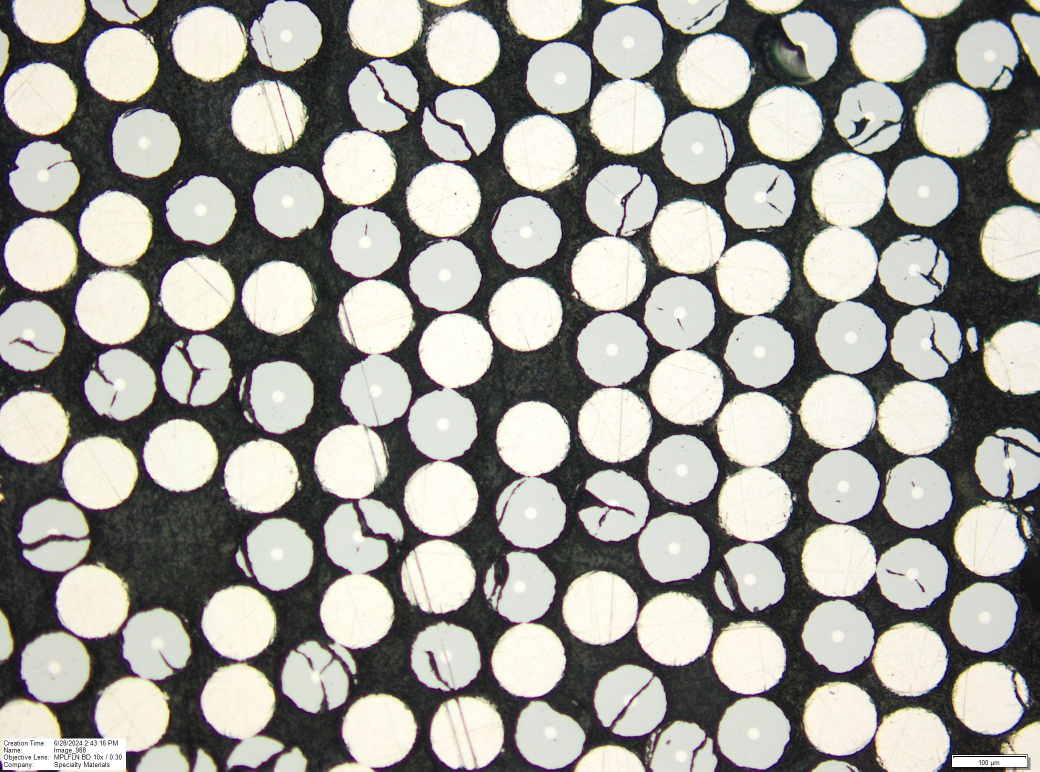
#> input picture Images/HyShield 97B-111W-TC420-17PLY - 10x.jpg, 2080 x 1544 px (shown at 1/2 size); its folder holds only this picture in this run
$ python main.py
#> lines starting #> are read from the running program, lines starting #| are printed output that depends on the picture; after the words box and inside, x2 and y2 are one past the last pixel; in counts of white or black regions, pixels touching at a corner belong together
import cv2
import numpy as np
import os
from sklearn.cluster import KMeans
import matplotlib.pyplot as plt

# loads vision parameters from parameters.txt
def load_parameters(file_path):
#> called with file_path = 'Parameters.txt'
    params = {}
    with open(file_path, 'r') as file:
#> (reads Parameters.txt from the repository)
        for line in file:
            if line.strip() and not line.startswith('//'):
                key, value = line.split('=')
                params[key.strip()] = float(value.strip())
    return params

#uses Kmeans clustering to identify two thresholding values that optimally divide the
# three most common values (boron, carbon, polymer)
def find_thresholds(image, n_clusters=3):
    pixel_values = image.flatten().reshape(-1, 1)
    kmeans = KMeans(n_clusters=n_clusters, random_state=0).fit(pixel_values)
    cluster_centers = np.sort(kmeans.cluster_centers_.flatten())
    thresholds = [(cluster_centers[i] + cluster_centers[i+1]) / 2 for i in range(n_clusters - 1)]
    return thresholds

#identifies the optimal thresholding value for tungsten segmentation (blue channel)
#by identifying the histogram peak
#black pixels are excluded so only tungsten pixels are analyzed
def find_optimal_blue_threshold(image):
    image_rgb = cv2.cvtColor(image, cv2.COLOR_BGR2RGB)
    blue_channel = image_rgb[:, :, 2]

    mask = np.logical_and(image_rgb[:, :, 0] != 0,
            np.logical_and(image_rgb[:, :, 1] != 0,
                            image_rgb[:, :, 2] != 0))

    blue_channel_non_black = blue_channel[mask]
    hist = cv2.calcHist([blue_channel_non_black], [0], None, [256], [0, 256])

    optimal_threshold = np.argmax(hist)
    return optimal_threshold

#main loop for boron carbon polymer detection
# [122 lines left out: functions bcp, mouse_callback, not called in this run]


#main function for boron tungsten polymer mode
#revised runs if corrections have been made
def btp(clicks_array = [[]]):
    global overlay_image
    global revised

    for image_file in image_files:

        if '10x' in image_file:
            min_radius = 65
            max_radius = 80
            min_distance = 110
        elif '20x' in image_file:
            min_radius = 138
            max_radius = 153
            min_distance = 280
        else:
            max_radius = 80
            min_radius = 65

        image_path = os.path.join(images_folder, image_file)
        image = cv2.imread(image_path)
#> image is the input picture: shape (1544, 2080, 3); mean B, G, R 151.4, 157.4, 158.6

        height, width = image.shape[:2]
        cropped_image = image[:int(height * 0.92), :]

        gray = cv2.cvtColor(cropped_image, cv2.COLOR_BGR2GRAY)
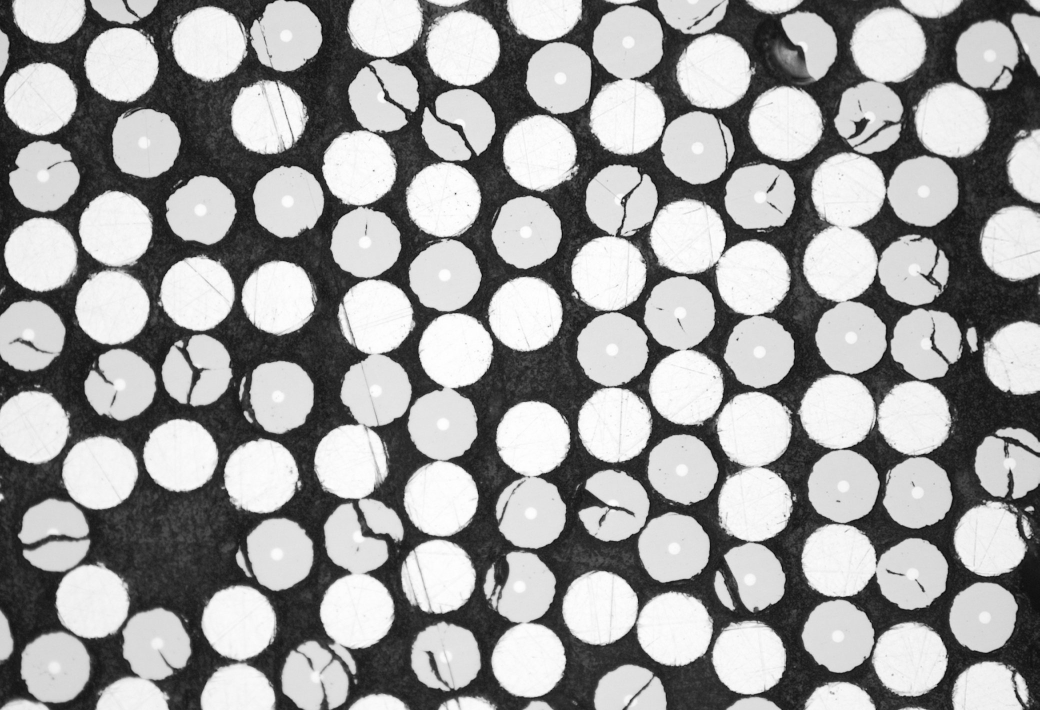
#> gray: shape (1420, 2080) (shown at 1/2 size); min 1, max 255, mean 156.2
        _, boronThreshold = find_thresholds(gray, 3)
#> in find_thresholds, `cluster_centers = np.sort(kmeans.cluster_centers_.flatten())`: cluster_centers = [44.33, 146.8, 232.8]
#> in find_thresholds, `thresholds = [(cluster_centers[i] + cluster_centers[i+1]) / 2 for i in..`: thresholds = [95.59, 189.8]
#> boronThreshold = 189.8
        blurred = cv2.GaussianBlur(gray, (9, 9), 2)

        circles = cv2.HoughCircles(
            blurred,
            cv2.HOUGH_GRADIENT,
            dp=1.0,
            minDist=min_distance,
            param1=40,
            param2=boron_sensitivity,
            minRadius=min_radius,
            maxRadius=max_radius
        )
#> circles = 114 rows, first 8: [242.5, 128.5, 73.7], [394.5, 586.5, 73.6], [81.5, 509.5, 72.6], [750.5, 632.5, 73.5], [1373.5, 774.5, 74.9], [911.5, 699.5, 73.7], [1199.5, 1215.5, 74.8], [1497.5, 1314.5, 73.8]

        filtered_circles = []
        filtered_circles2 = []

        if circles is not None:
            circles = np.uint16(np.around(circles))
#> circles = 114 rows, first 8: [242, 128, 74], [394, 586, 74], [82, 510, 73], [750, 632, 74], [1374, 774, 75], [912, 700, 74], [1200, 1216, 75], [1498, 1314, 74]

            mask_total = np.zeros_like(gray)

            for i in circles[0, :]:
                x, y, r = i[0], i[1], i[2]
                cv2.circle(mask_total, (x, y), r, 255, thickness=-1)
                masked_image = cv2.bitwise_and(cropped_image, cropped_image, mask=mask_total)
#> this loop made 114 passes
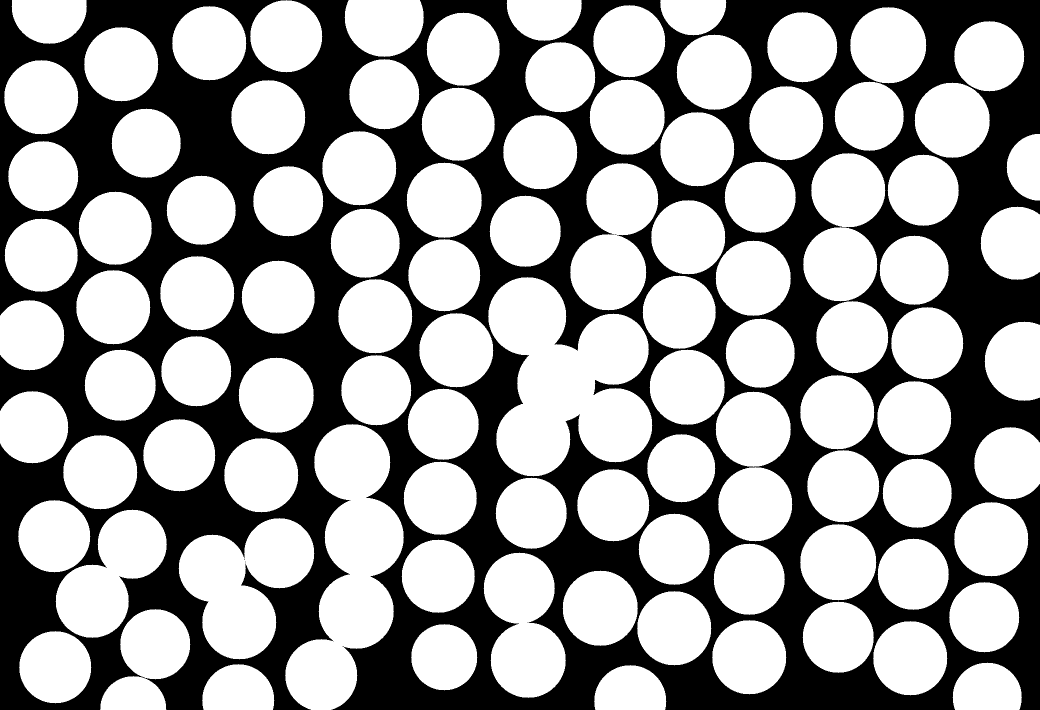
#> mask_total: shape (1420, 2080) (shown at 1/2 size); 61.5% white; 5 black regions (4 under 20 px), largest, box (x1, y1, x2, y2) and area: (0, 0, 2080, 1420) 1138357


            #optimal blue threshold to distinguish between tungsten and boron is
            # deterined with find_optimal_blue_threshold
            blue_thresh = find_optimal_blue_threshold(masked_image)
#> in find_optimal_blue_threshold, `blue_channel = image_rgb[:, :, 2]`:
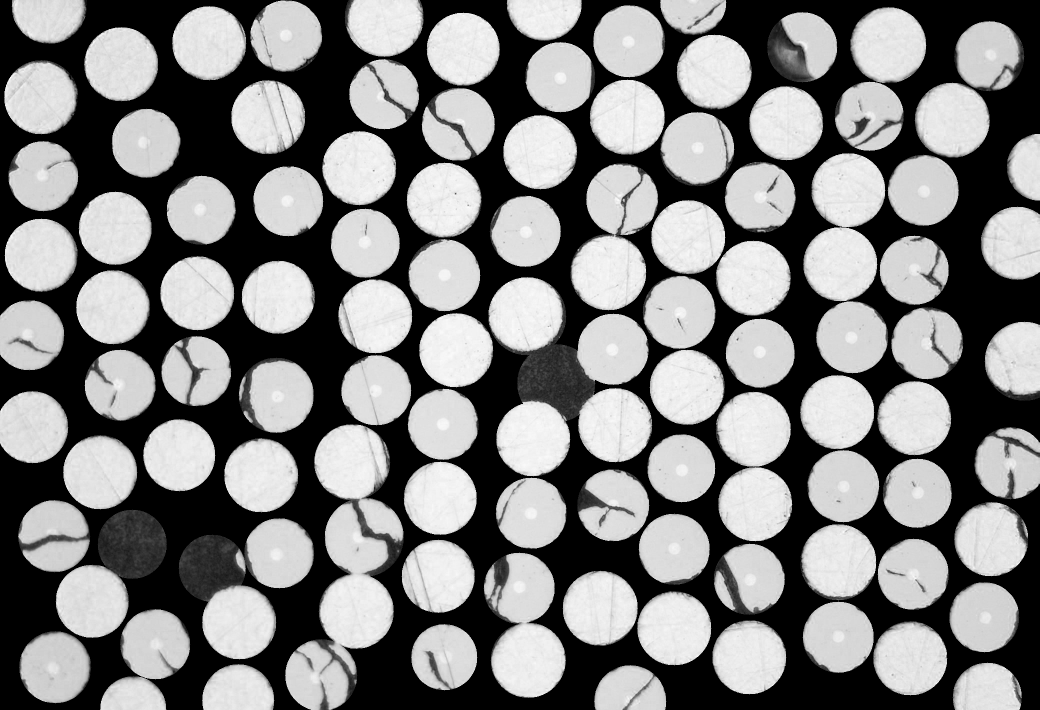
#> blue_channel: shape (1420, 2080) (shown at 1/2 size); min 0, max 255, mean 129.1
#> in find_optimal_blue_threshold, `hist = cv2.calcHist([blue_channel_non_black], [0], None, [256], [0, 25..`: hist = 256 values, max 53132 at index 219, min 0 at index 0, mean 7089.4
#> in find_optimal_blue_threshold, `optimal_threshold = np.argmax(hist)`: optimal_threshold = 219
#> blue_thresh = 219
            print(blue_thresh)
#| 219

            for i in circles[0, :]:
                x, y, r = i[0], i[1], i[2]

                mask = np.zeros_like(gray)
                cv2.circle(mask, (x, y), r, 255, thickness=-1)
                masked_image = cv2.bitwise_and(cropped_image, cropped_image, mask=mask)
                masked_gray = cv2.cvtColor(masked_image, cv2.COLOR_BGR2GRAY)

                avg_brightness = np.mean(masked_gray[masked_gray > 0])

                avg_blue_brightness = np.mean(masked_image[:,:,0][masked_image[:,:,0] > 0])

                #if false negative corrections have been made by the user, circles that contain the
                #correction coordinates will diverted to the correct array (filtered_circles2)
                if revised:
                    in_circle = any((px - x)**2 + (py - y)**2 <= r**2 for px, py in clicks_array)
                else: in_circle = False

                if in_circle:
                    filtered_circles2.append((x, y, r))
                else:

                    # circles with sufficient average brightness but low blue hue (boron) and circles with
                    #sufficient average brightness and high blue hue (tungsten) are categorized from all circles
                    #because manual corrections will be made later, this process tungsten detection is conservative
                    if avg_brightness > boronThreshold - boron_detection_threshold:
                        if avg_blue_brightness > blue_thresh:
                            filtered_circles2.append((x, y, r))
                        else:
                            filtered_circles.append((x, y, r))
#> this loop made 114 passes
#> (x, y, r, avg_brightness, avg_blue_brightness) on passes 1 to 8: (242, 128, 74, 234.8, 218.5), (394, 586, 74, 239.9, 223.9), (82, 510, 73, 235.7, 219.1), (750, 632, 74, 241.8, 229.2), (1374, 774, 75, 240.7, 229.5), (912, 700, 74, 246.8, 236), (1200, 1216, 75, 240.4, 226.2), (1498, 1314, 74, 238.4, 223.8)
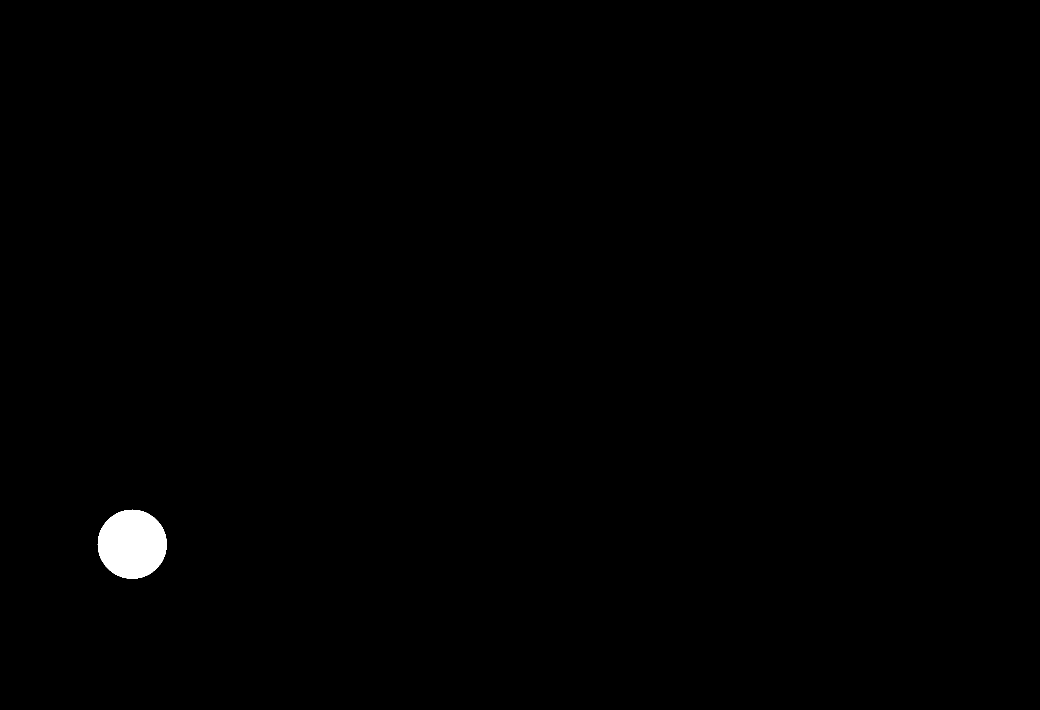
#> mask: shape (1420, 2080) (shown at 1/2 size); 0.51% white; 1 white region, box (x1, y1, x2, y2) and area: (195, 1019, 334, 1158) 14949

        red_filled_image = cropped_image.copy()

        for (x, y, r) in filtered_circles:
            inflated_radius = int(r * radius_inflation)
            cv2.circle(red_filled_image, (x, y), inflated_radius, (0, 0, 255), thickness=-1)
#> this loop made 65 passes
#> (x, y, r) on passes 1 to 8: (242, 128, 74), (576, 402, 70), (1686, 972, 72), (916, 248, 73), (58, 670, 70), (1776, 90, 76), (1820, 1316, 74), (1062, 1026, 71)
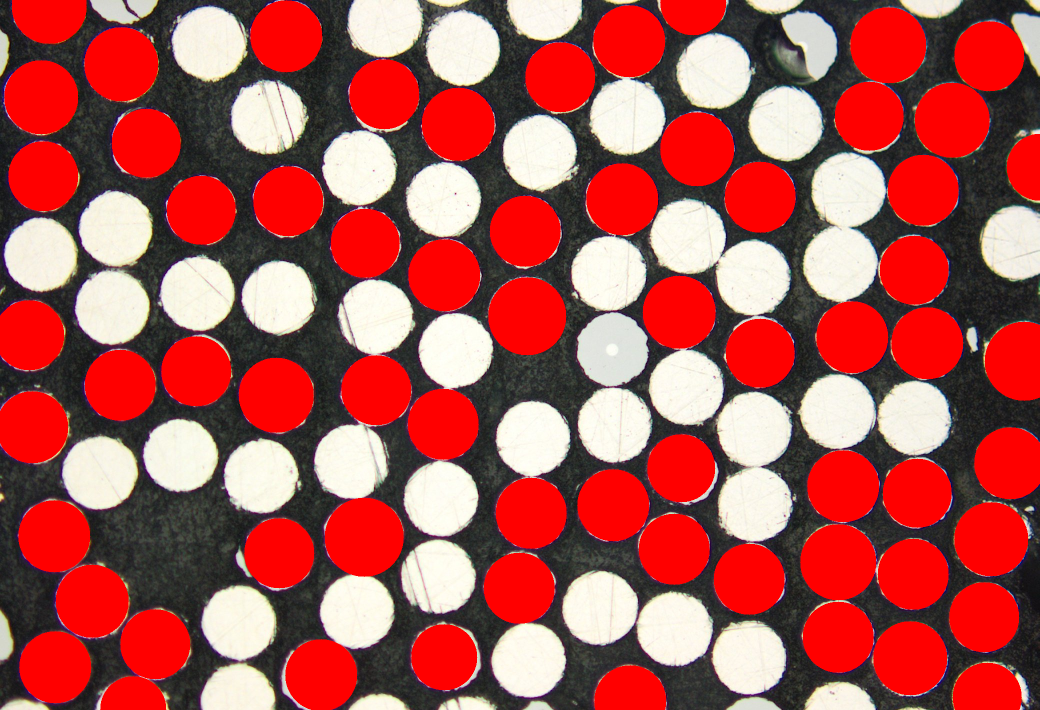
#> red_filled_image: shape (1420, 2080, 3) (shown at 1/2 size); mean B, G, R 80.9, 84.1, 171.7

        for (x, y, r) in filtered_circles2:
            inflated_radius = int(r * radius_inflation)
            cv2.circle(red_filled_image, (x, y), inflated_radius, (0, 255, 0), thickness=-1)
#> this loop made 45 passes

        green_mask = (red_filled_image[:, :, 0] == 0) & (red_filled_image[:, :, 1] == 255) & (red_filled_image[:, :, 2] == 0)
#> green_mask: shape (1420, 2080) bool; 25.6% white; 45 white regions, largest, box (x1, y1, x2, y2) and area: (1140, 468, 1293, 621) 18125, (628, 848, 781, 1001) 18125, (1353, 69, 1504, 220) 17665

        red_filled_copy = red_filled_image.copy()
        red_filled_copy[green_mask] = [0, 0, 0]

        gray_red_filled = cv2.cvtColor(red_filled_copy, cv2.COLOR_BGR2GRAY)
        mask = cv2.inRange(gray_red_filled, boronThreshold-20, 255)
#> mask: shape (1420, 2080); 2.3% white; 1743 white regions (1470 under 20 px), largest, box (x1, y1, x2, y2) and area: (1563, 23, 1673, 161) 8913, (1611, 1364, 1751, 1420) 5903, (2023, 28, 2080, 150) 3934

        if revised:
            #if the image has been corrected, islands are iterated through to determine if they should be ejected
            #every pixel is checked to see if it corresponds with one in the clicks_array (the user has selected it as anomalous)
            #all pixels connected ot the fault are removed
            num_labels, labels, stats, centroids = cv2.connectedComponentsWithStats(mask, connectivity=8)
            green_mask = np.zeros_like(mask, dtype=np.uint8)
            clicks_set = set(tuple(coord) for coord in clicks_array)

            for label in range(1, num_labels):

                island_coords = np.argwhere(labels == label)

                for coord in island_coords:
                    coord_tuple = tuple(coord)
                    coord_tuple = coord_tuple[::-1]

                    if coord_tuple in clicks_set:
                        green_mask[labels == label] = 255
                        mask[labels == label] = 0

        #paint boron in red
        result_image = red_filled_image.copy()
        result_image[mask == 255] = (0, 0, 255)
#> result_image: shape (1420, 2080, 3); mean B, G, R 18.4, 82.9, 110.4

        #revised tungsten in green
        duplicate_image = cropped_image.copy()
        if revised: duplicate_image[green_mask==255] = (0,255,0)

        #new, composite tungsten mask (everywhere where the previous vizualization was green)
        polymerMask = cv2.inRange(gray, 0, 200)
#> polymerMask: shape (1420, 2080); 43.6% white; 263 white regions (233 under 20 px), largest, box (x1, y1, x2, y2) and area: (0, 0, 2080, 1420) 1283919, (1372, 0, 1452, 61) 587, (1532, 349, 1559, 388) 286
        tungstenMask = (red_filled_image[:, :, 0] == 0) & (red_filled_image[:, :, 1] == 255) & (red_filled_image[:, :, 2] == 0)
        tungstenMask = tungstenMask.astype(np.uint8) * 255

        #paint polymer and tungsten in blue and green on new image
        duplicate_image[polymerMask == 255] = (255, 0, 0)
        duplicate_image[tungstenMask == 255] = (0, 255, 0)

        #paint boron on new image
        red_mask = cv2.inRange(result_image, (0, 0, 255), (0, 0, 255))
#> red_mask: shape (1420, 2080); 36.2% white; 1000 white regions (799 under 20 px), largest, box (x1, y1, x2, y2) and area: (1600, 1048, 1898, 1346) 50389, (1669, 14, 1853, 307) 33594, (192, 1217, 381, 1420) 22957
        duplicate_image[red_mask == 255] = (0, 0, 255)

        overlay_image = cv2.addWeighted(cropped_image, 0.8, duplicate_image, 0.2, 0)
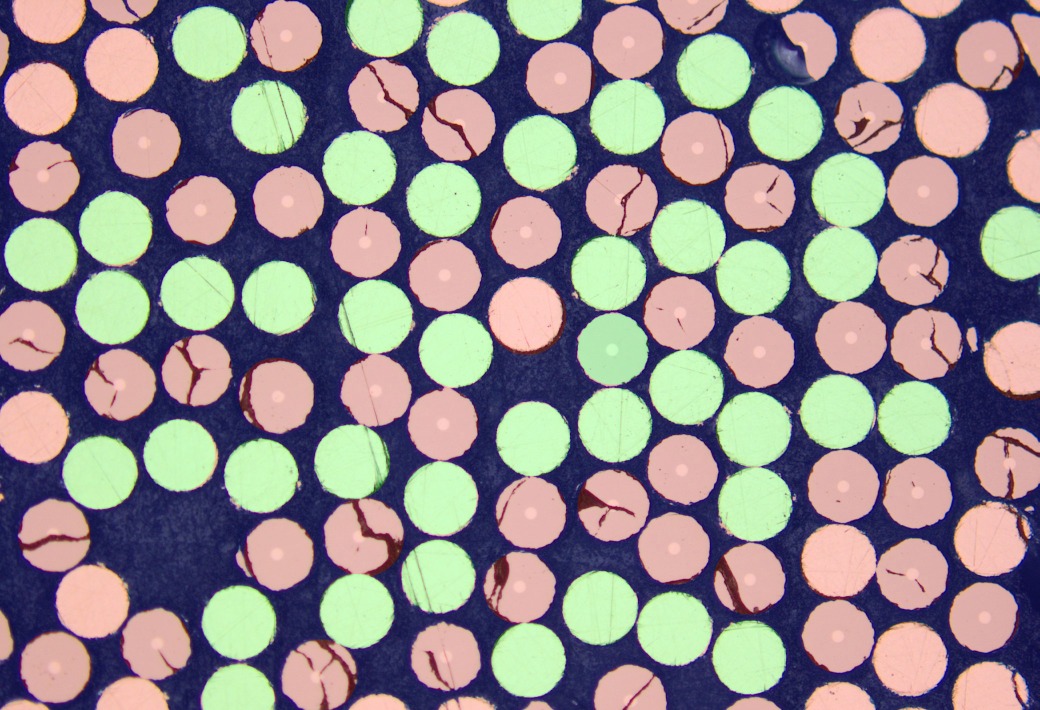
#> overlay_image: shape (1420, 2080, 3) (shown at 1/2 size); mean B, G, R 139.9, 138.3, 144.4


        processed_image_path = os.path.join(processed_images_folder, f'processed_{image_file}')
        cv2.imwrite(processed_image_path, overlay_image)


        total_pixels = duplicate_image.size // 3

        red_pixels = np.sum(np.all(duplicate_image == (0, 0, 255), axis=-1))
        green_pixels = np.sum(np.all(duplicate_image == (0, 255, 0), axis=-1))
        blue_pixels = np.sum(np.all(duplicate_image == (255, 0, 0), axis=-1))

        red_percentage = (red_pixels / total_pixels) * 100
        green_percentage = (green_pixels / total_pixels) * 100
        blue_percentage = (blue_pixels / total_pixels) * 100

        percentage_file.write(f'{image_file} - Boron: {red_percentage:.2f}%, Tungsten: {green_percentage:.2f}%, Polymer: {blue_percentage:.2f}%\n')
        print('Image Complete')

        #after this function runs once, the user has the opportunity to make manual corrections to the tungsten detection
        #creates a window where the final result is vizualized; the user clicks on tungsten that has been mis-identified as boron, presses 'd'
        #and the code re-runs
        #mouse clicks are saved to the global variable clicks_array
        cv2.namedWindow('Image')
        cv2.setMouseCallback('Image', mouse_callback)

        print("Click on the image to record points. Press 'd' when done.")

        while True:
            cv2.imshow('Image', overlay_image)

            key = cv2.waitKey(1) & 0xFF
#> (key Esc is pressed here)
            if key == ord('d'):
                break
        cv2.destroyAllWindows()

        clicks_array = np.array(clicks)
        return(clicks_array)


#parameter declaration post loading from paramteres.txt
params = load_parameters('Parameters.txt')
mode = params.get('mode', 1)
radius_inflation = params.get('radius_inflation', 1.0)
boron_sensitivity = int(params.get('boron_sensitivity', 10))
boron_detection_threshold = int(params.get('boron_detection_threshold', 20))

print(mode) #mode selector for bcp or btp

#output dir
processed_images_folder = 'Processed Images'
if not os.path.exists(processed_images_folder):
    os.makedirs(processed_images_folder)

#input dir
images_folder = 'Images'
image_files = [f for f in os.listdir(images_folder) if os.path.isfile(os.path.join(images_folder, f))]

#result dir
percentage_file = open('percentages.txt', 'w')

#global var declaration
clicks = []
overlay_image = None
revised = False


#main runner
if mode == 1: bcp()
elif mode == 2:
    clicks_array = btp()
    print(clicks_array)
    if revised: btp(clicks_array)

percentage_file.close()
